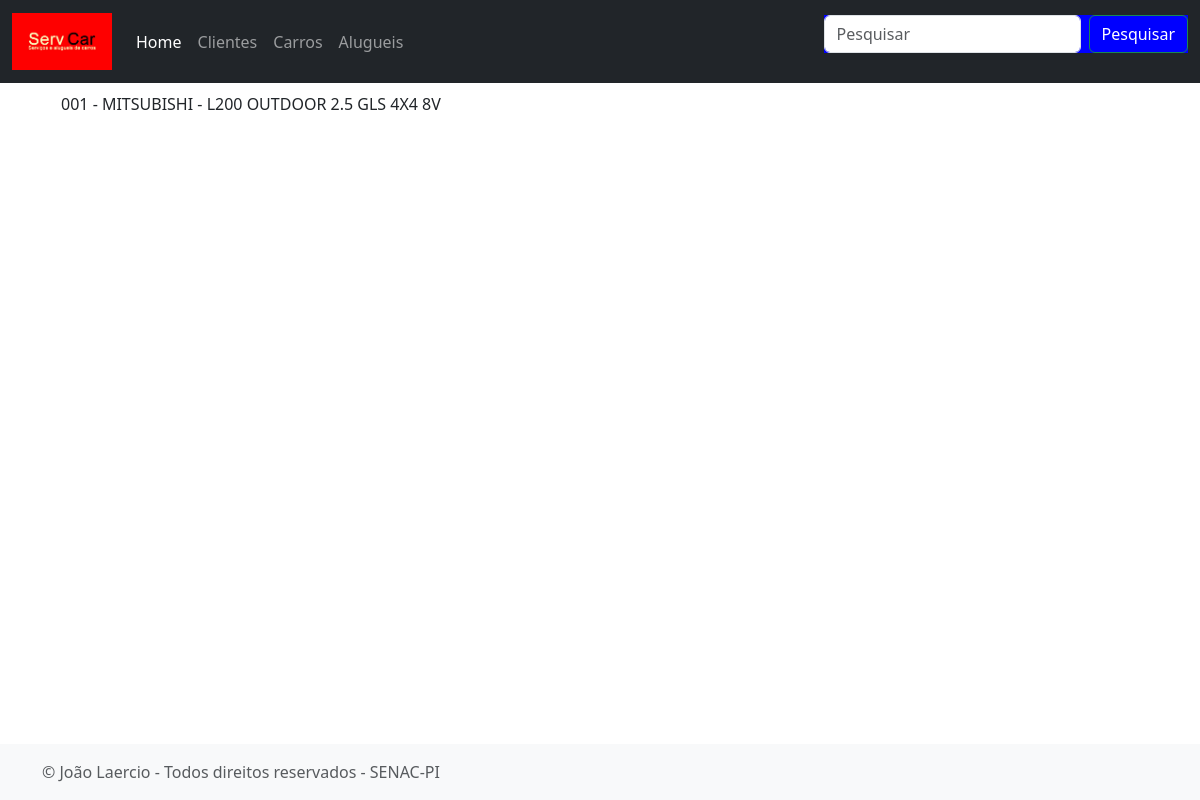
The page /carros/ on the database as committed earlier.
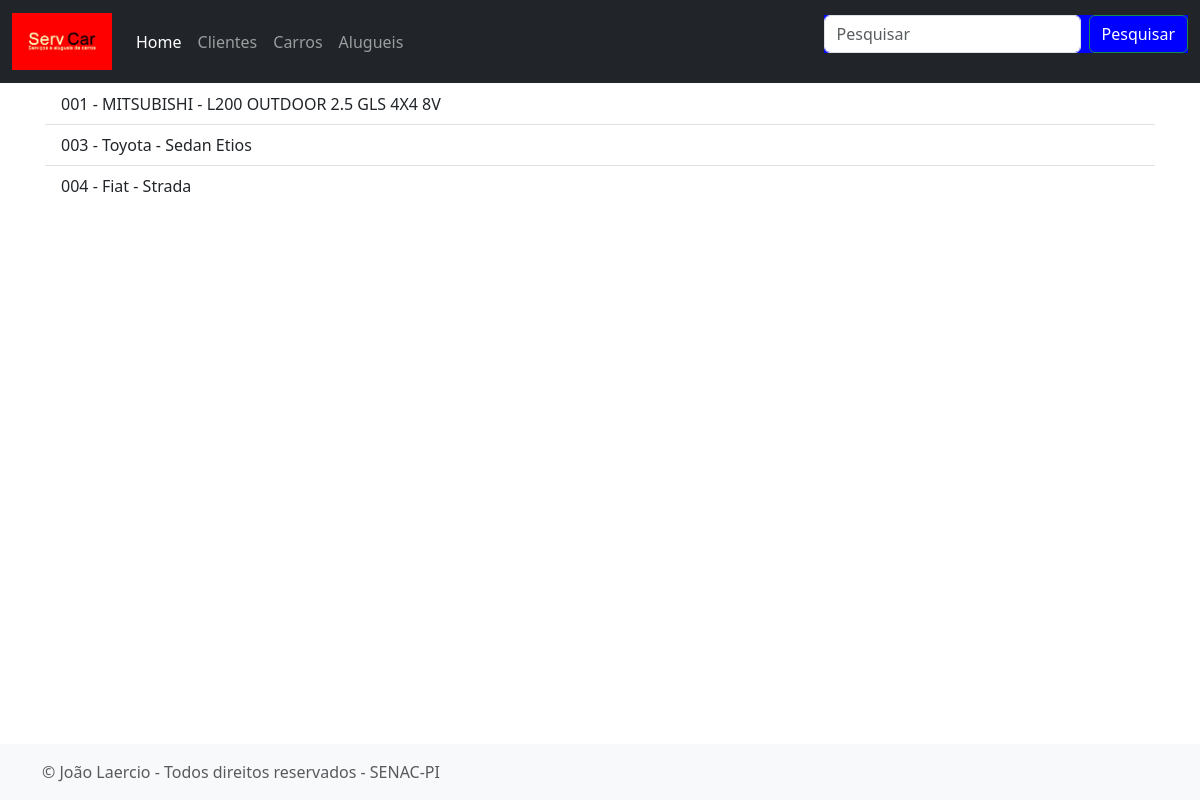
The same page on the database as committed later.
### aluguel/models.py (models this page shows, shortened)
class Carro(models.Model):
    codigo = models.CharField("Codigo", max_length=100)
    marca = models.CharField("Marca", max_length=100)
    modelo = models.CharField("Modelo", max_length=100)
    comprar = models.DateField("Data de compra")
    class Meta:
        verbose_name = "Carro"
        verbose_name_plural = "Carros"

### aluguel/views.py (the view)
# urls.py: path('carros/', listar_carros, name='listar_carros'),
def listar_carros(request):
    carros = Carro.objects.all()
    return render(request, 'carro/listar.html', {"carros":carros})

### aluguel/templates/carro/listar.html
{% extends 'index.html' %}
{% block content %}
<ul class="list-group list-group-flush">
    {% for carro in carros %}
    <li class="list-group-item">{{carro.codigo}} - {{carro.marca}} - {{carro.modelo}}</li>
    {% endfor %}
  </ul>
{% endblock content %}

Rows that differ between the two databases and show on the page:
added Carro: codigo "003", marca "Toyota", modelo "Sedan Etios"
added Carro: codigo "004", marca "Fiat", modelo "Strada"
